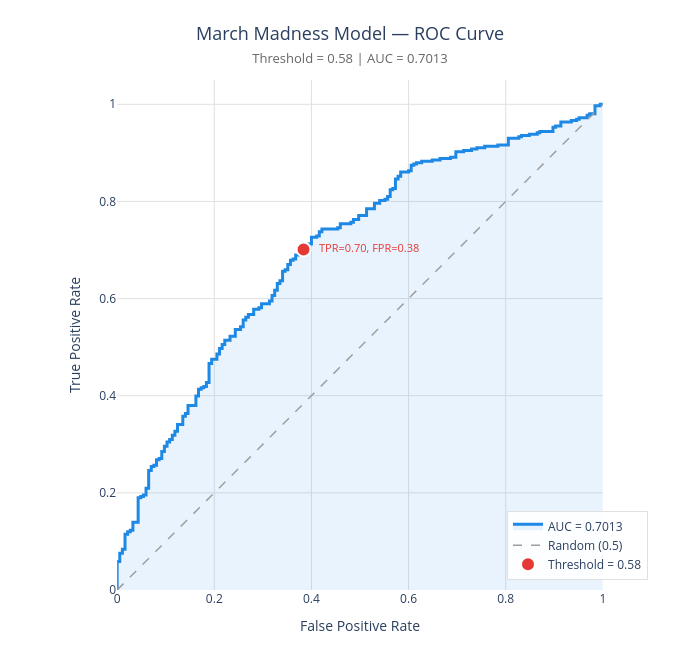

Notebook code cell kept with this figure:
### Code cell
# Here we get the ROC metrics 
fpr, tpr, thresholds = roc_curve(y_true, y_proba)
score_auc = metrics.auc(fpr, tpr)
idx = (thresholds >= THRESHOLD).sum() - 1

# Create the figure 
fig = go.Figure()

# Add the main ROC Curve
fig.add_trace(go.Scatter(
    x=fpr, y=tpr,
    mode='lines',
    name=f'AUC = {score_auc:.4f}',
    line=dict(color='#1E88E5', width=3),
    fill='tozeroy',
    fillcolor='rgba(30,136,229,0.1)',
    hovertemplate='FPR: %{x:.3f}<br>TPR: %{y:.3f}<extra></extra>'
))

# Add the Random Baseline 
fig.add_trace(go.Scatter(
    x=[0, 1], y=[0, 1],
    mode='lines',
    name='Random (0.5)',
    line=dict(color='#9E9E9E', dash='dash', width=1.5)
))

# Add the specific Threshold Point
fig.add_trace(go.Scatter(
    x=[fpr[idx]], y=[tpr[idx]],
    mode='markers+text',
    name=f'Threshold = {THRESHOLD}',
    marker=dict(color='#E53935', size=14, symbol='circle',
                line=dict(color='white', width=2)),
    text=[f'  TPR={tpr[idx]:.2f}, FPR={fpr[idx]:.2f}'],
    textposition='middle right',
    textfont=dict(size=11, color='#E53935')
))

# Update layout and styling
fig.update_layout(
    title=dict(
        text=f'March Madness Model — ROC Curve<br><span style="font-size:13px;color:#666">Threshold = {THRESHOLD} | AUC = {score_auc:.4f}</span>',
        x=0.5,
        xanchor='center',
        font=dict(size=18)
    ),
    xaxis=dict(
        title='False Positive Rate',
        range=[0, 1],
        constrain='domain',
        gridcolor='#E0E0E0',
        zeroline=False
    ),
    yaxis=dict(
        title='True Positive Rate',
        range=[0, 1.05],
        scaleanchor='x',
        scaleratio=1,
        gridcolor='#E0E0E0',
        zeroline=False
    ),
    width=700,
    height=650,
    legend=dict(
        yanchor='bottom', y=0.02,
        xanchor='right', x=0.98,
        bgcolor='rgba(255,255,255,0.9)',
        bordercolor='#E0E0E0',
        borderwidth=1,
        font=dict(size=12)
    ),
    plot_bgcolor='white',
    paper_bgcolor='white',
    margin=dict(t=80, b=60, l=60, r=40)
)

fig.show()

### Figure 1 — Plotly figure (JSON) as saved in the notebook; plotly's stock layout.template omitted (floating-point values rounded to 4 significant figures; data arrays with more than 128 entries replaced by an {"elided": "..."} marker saying what was removed)
{"data": [{"fill": "tozeroy", "fillcolor": "rgba(30,136,229,0.1)", "hovertemplate": "FPR: %{x:.3f}<br>TPR: %{y:.3f}<extra></extra>", "line": {"color": "#1E88E5", "width": 3}, "mode": "lines", "name": "AUC = 0.7013", "type": "scatter", "x": {"elided": "220 float values"}, "y": {"elided": "220 float values"}}, {"line": {"color": "#9E9E9E", "dash": "dash", "width": 1.5}, "mode": "lines", "name": "Random (0.5)", "type": "scatter", "x": [0, 1], "y": [0, 1]}, {"marker": {"color": "#E53935", "line": {"color": "white", "width": 2}, "size": 14, "symbol": "circle"}, "mode": "markers+text", "name": "Threshold = 0.58", "text": ["  TPR=0.70, FPR=0.38"], "textfont": {"color": "#E53935", "size": 11}, "textposition": "middle right", "type": "scatter", "x": [0.3838], "y": [0.7011]}], "layout": {"height": 650, "legend": {"bgcolor": "rgba(255,255,255,0.9)", "bordercolor": "#E0E0E0", "borderwidth": 1, "font": {"size": 12}, "x": 0.98, "xanchor": "right", "y": 0.02, "yanchor": "bottom"}, "margin": {"b": 60, "l": 60, "r": 40, "t": 80}, "paper_bgcolor": "white", "plot_bgcolor": "white", "title": {"font": {"size": 18}, "text": "March Madness Model — ROC Curve<br><span style=\"font-size:13px;color:#666\">Threshold = 0.58 | AUC = 0.7013</span>", "x": 0.5, "xanchor": "center"}, "width": 700, "xaxis": {"constrain": "domain", "gridcolor": "#E0E0E0", "range": [0, 1], "title": {"text": "False Positive Rate"}, "zeroline": false}, "yaxis": {"gridcolor": "#E0E0E0", "range": [0, 1.05], "scaleanchor": "x", "scaleratio": 1, "title": {"text": "True Positive Rate"}, "zeroline": false}}}
